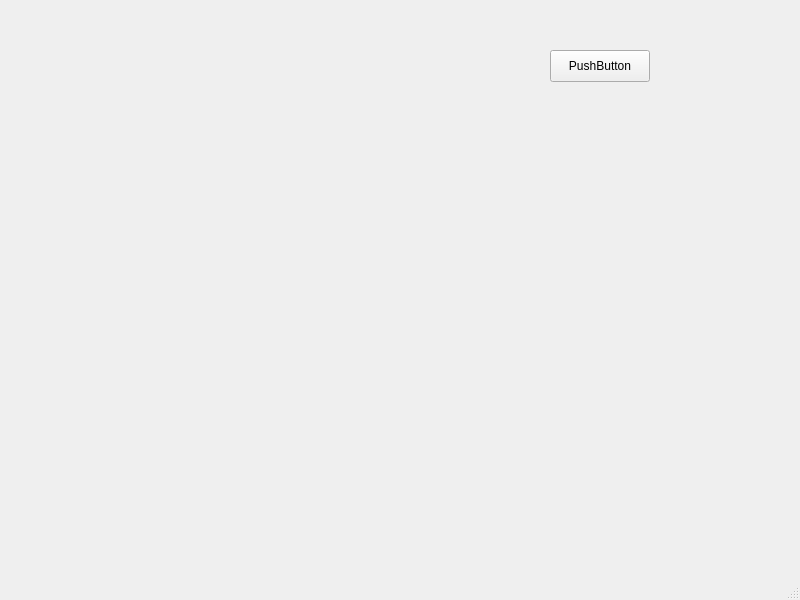
<?xml version="1.0" encoding="UTF-8"?>
<ui version="4.0">
 <class>MainWindow</class>
 <widget class="QMainWindow" name="MainWindow">
  <property name="geometry">
   <rect>
    <x>0</x>
    <y>0</y>
    <width>800</width>
    <height>600</height>
   </rect>
  </property>
  <property name="windowTitle">
   <string>MainWindow</string>
  </property>
  <widget class="QWidget" name="centralwidget">
   <widget class="QPushButton" name="eraser">
    <property name="geometry">
     <rect>
      <x>550</x>
      <y>50</y>
      <width>100</width>
      <height>32</height>
     </rect>
    </property>
    <property name="text">
     <string>PushButton</string>
    </property>
   </widget>
  </widget>
  <widget class="QMenuBar" name="menubar">
   <property name="geometry">
    <rect>
     <x>0</x>
     <y>0</y>
     <width>800</width>
     <height>36</height>
    </rect>
   </property>
  </widget>
  <widget class="QStatusBar" name="statusbar"/>
 </widget>
 <resources/>
 <connections/>
</ui>
